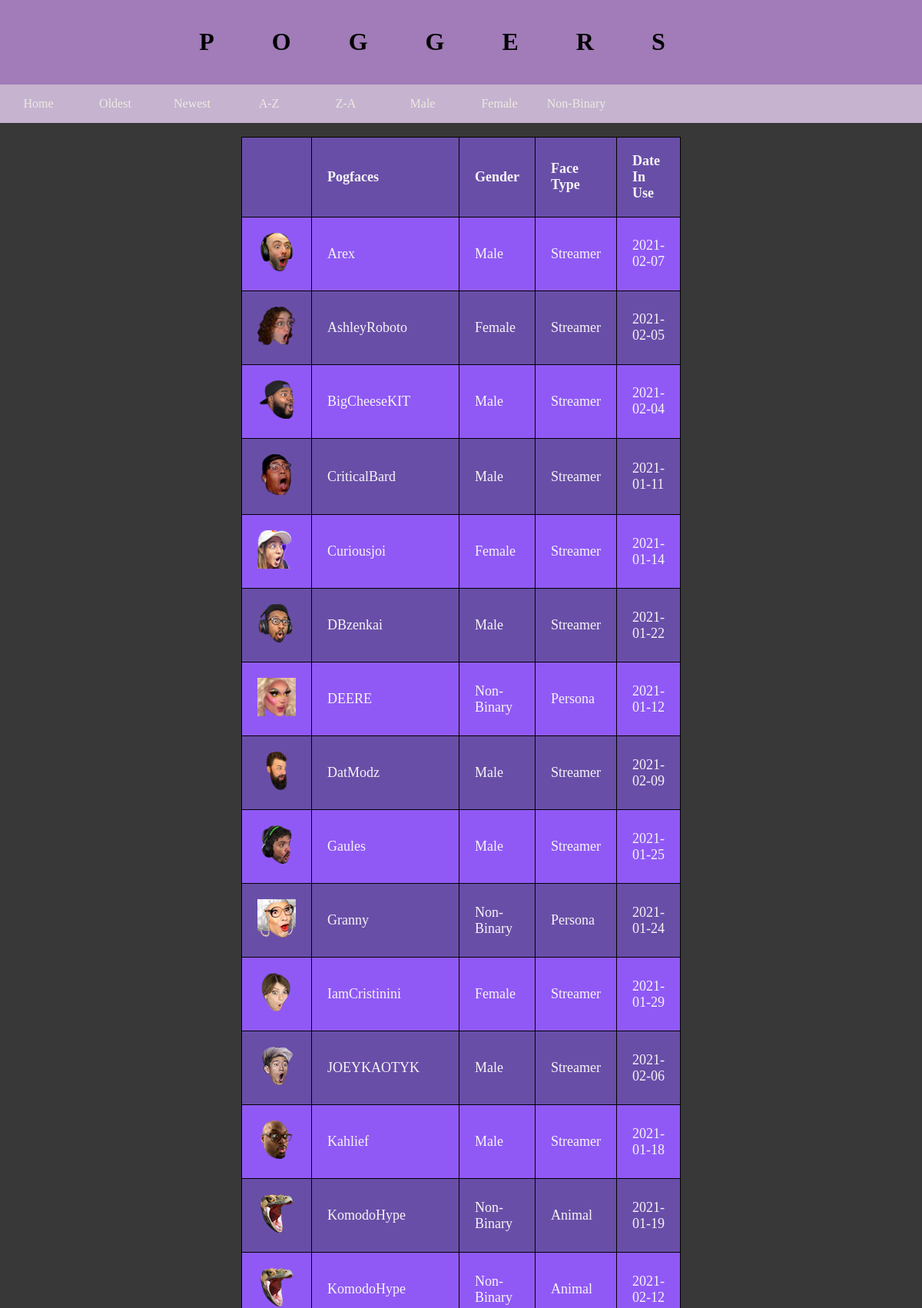
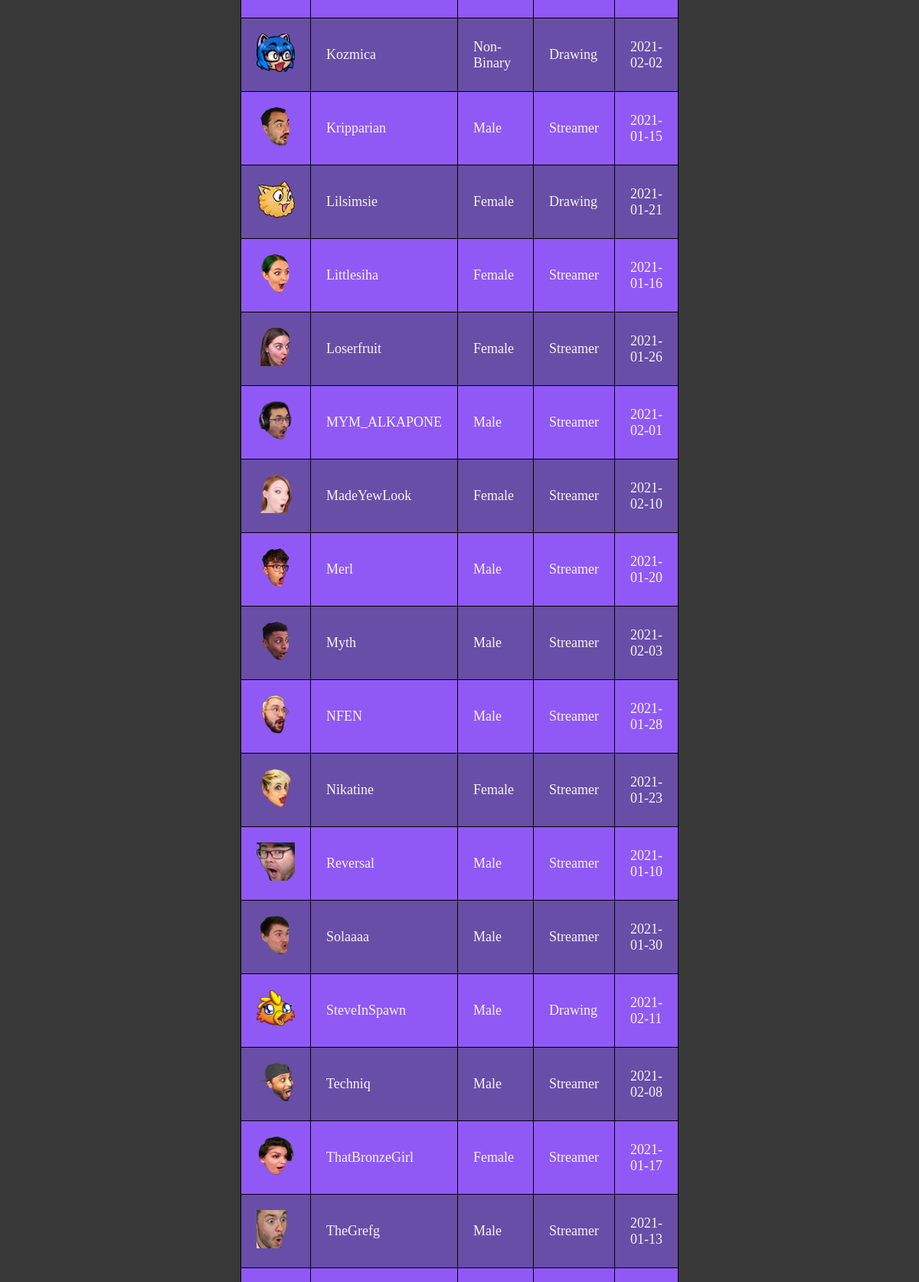
Page /pogfaces_namea (upper part) on the committed database (2 pictures, top to bottom).
### tables this page shows
CREATE TABLE pogchamps (id INTEGER PRIMARY KEY, pogfaces TEXT, gender_id INTEGER REFERENCES gender (id), facetype_id INTEGER REFERENCES type_of_face (id), date DATE, filename TEXT);

CREATE TABLE gender (id INTEGER PRIMARY KEY, classification TEXT);

CREATE TABLE type_of_face (id INTEGER PRIMARY KEY, type TEXT);

### pogchamp.py (the view)
@app.route("/pogfaces_namea")
def pogfaces_namea():
    cursor = get_db().cursor()
    sql = "SELECT pogfaces, classification, type, date, filename FROM pogchamps JOIN gender ON pogchamps.gender_id = gender.id JOIN type_of_face ON pogchamps.facetype_id = type_of_face.id ORDER BY pogfaces"
    cursor.execute(sql)
    results = cursor.fetchall()
    return render_template("contents.html", results=results)

### pogchamp.py (called while the page is built)
def get_db():
    db = getattr (g, "_database", None)
    if db is None:
        db = g._database = sqlite3.connect(DATABASE)
    return db

@app.teardown_appcontext
def close_connection(exception):
    db = getattr(g, "_database", None)
    if db is not None:
        db.close()

### templates/contents.html (shortened to what this page needs)
<!DOCTYPE html>
<html lang="en">
<head>
    <link rel="stylesheet" href="{{url_for('static',filename='styles.css')}}">
</head>
<body>
    <div id = "title">
        <h1>
             POGGERS
        </h1>
    </div>
    <div id = "nav_bar">
        <div>
            <a href = "{{ url_for('home')}}">
                <button id = "home_button" type = "button" href = "home"> Home </button>
            </a>
        </div>
        <div>
            <a href = "{{ url_for('contents')}}">
                <button id = "home_button" type = "button" href = "contents"> Oldest </button>
            </a>
        </div>
        <div>
            <a href = "{{ url_for('pogfaces_recent')}}">
                <button id = "home_button" type = "button" href = "contents"> Newest </button>
            </a>
        </div>
        <div>
            <a href = "{{ url_for('pogfaces_namea')}}">
                <button id = "home_button" type = "button" href = "contents"> A-Z </button>
            </a>
        </div>
        <div>
            <a href = "{{ url_for('pogfaces_namez')}}">
                <button id = "home_button" type = "button" href = "contents"> Z-A </button>
            </a>
        </div>
        <div>
            <a href = "{{ url_for('pogfaces_men')}}">
                <button id = "home_button" type = "button" href = "contents"> Male </button>
            </a>
        </div>
        <div>
            <a href = "{{ url_for('pogfaces_women')}}">
                <button id = "home_button" type = "button" href = "contents"> Female </button>
            </a>
        </div>
        <div>
            <a href = "{{ url_for('pogfaces_nonbinary')}}">
                <button id = "home_button" type = "button" href = "contents"> Non-Binary </button>
            </a>
        </div>
    </div>
    <br>
    <table>
        <tr>
            <th></th>
            <th>Pogfaces</th>
            <th>Gender</th>
            <th>Face Type</th>
            <th>Date In Use</th>
        </tr>
        {% for item in results %}
        <tr>
            <td><img src="/static/images/{{item[4]}}" alt="image"></td>
            <td>{{ item[0]}}</td>
            <td>{{ item[1]}}</td>
            <td>{{ item[2]}}</td>
            <td id = "date">{{ item[3]}}</td>
        </tr>
        {%endfor%}
    </table>
</body>
</html>

### static/styles.css (style rules this page uses)
body { background-color:#383838; margin: 0px; }
#title { font-family: 'Comic Sans', 'Comic Sans MS', cursive; background-color: #a17cb8; text-align: center; padding: 15px; letter-spacing: 75px; }
#home_button { font-family: 'Comic Sans', 'Comic Sans MS', cursive; width: 100px; height: 50px; border: none; color: #ecebe1; background-color: #c6b3d0; text-align: center; text-decoration: none; display: inline-block; font-size: 16px; float: left; }
table { font-family: 'Comic Sans', 'Comic Sans MS', cursive; color: whitesmoke; border-collapse: collapse; width: 1000px; margin-left: auto; margin-right: auto; font-size: large; }
table, img { width: 50px; padding: 0px; }
td, th { border: 1px solid black; text-align: left; padding: 20px; }
tr:nth-child(even) { background-color: #9059f6; }
tr:nth-child(odd) { background-color: #694ea8; }
#nav_bar { background-color: #c6b3d0; height: 50px; }

### rows in the picture
pogchamps: filename (picture), pogfaces "Arex", classification "Male", type "Streamer", date "2021-02-07"
pogchamps: filename (picture), pogfaces "AshleyRoboto", classification "Female", type "Streamer", date "2021-02-05"
pogchamps: filename (picture), pogfaces "BigCheeseKIT", classification "Male", type "Streamer", date "2021-02-04"
pogchamps: filename (picture), pogfaces "CriticalBard", classification "Male", type "Streamer", date "2021-01-11"
pogchamps: filename (picture), pogfaces "Curiousjoi", classification "Female", type "Streamer", date "2021-01-14"
pogchamps: filename (picture), pogfaces "DBzenkai", classification "Male", type "Streamer", date "2021-01-22"
pogchamps: filename (picture), pogfaces "DEERE", classification "Non-Binary", type "Persona", date "2021-01-12"
pogchamps: filename (picture), pogfaces "DatModz", classification "Male", type "Streamer", date "2021-02-09"
pogchamps: filename (picture), pogfaces "Gaules", classification "Male", type "Streamer", date "2021-01-25"
pogchamps: filename (picture), pogfaces "Granny", classification "Non-Binary", type "Persona", date "2021-01-24"
pogchamps: filename (picture), pogfaces "IamCristinini", classification "Female", type "Streamer", date "2021-01-29"
pogchamps: filename (picture), pogfaces "JOEYKAOTYK", classification "Male", type "Streamer", date "2021-02-06"
pogchamps: filename (picture), pogfaces "Kahlief", classification "Male", type "Streamer", date "2021-01-18"
pogchamps: filename (picture), pogfaces "KomodoHype", classification "Non-Binary", type "Animal", date "2021-01-19"
pogchamps: filename (picture), pogfaces "KomodoHype", classification "Non-Binary", type "Animal", date "2021-02-12"
pogchamps: filename (picture), pogfaces "Kozmica", classification "Non-Binary", type "Drawing", date "2021-02-02"
pogchamps: filename (picture), pogfaces "Kripparian", classification "Male", type "Streamer", date "2021-01-15"
pogchamps: filename (picture), pogfaces "Lilsimsie", classification "Female", type "Drawing", date "2021-01-21"
pogchamps: filename (picture), pogfaces "Littlesiha", classification "Female", type "Streamer", date "2021-01-16"
pogchamps: filename (picture), pogfaces "Loserfruit", classification "Female", type "Streamer", date "2021-01-26"
pogchamps: filename (picture), pogfaces "MYM_ALKAPONE", classification "Male", type "Streamer", date "2021-02-01"
pogchamps: filename (picture), pogfaces "MadeYewLook", classification "Female", type "Streamer", date "2021-02-10"
pogchamps: filename (picture), pogfaces "Merl", classification "Male", type "Streamer", date "2021-01-20"
pogchamps: filename (picture), pogfaces "Myth", classification "Male", type "Streamer", date "2021-02-03"
pogchamps: filename (picture), pogfaces "NFEN", classification "Male", type "Streamer", date "2021-01-28"
pogchamps: filename (picture), pogfaces "Nikatine", classification "Female", type "Streamer", date "2021-01-23"
pogchamps: filename (picture), pogfaces "Reversal", classification "Male", type "Streamer", date "2021-01-10"
pogchamps: filename (picture), pogfaces "Solaaaa", classification "Male", type "Streamer", date "2021-01-30"
pogchamps: filename (picture), pogfaces "SteveInSpawn", classification "Male", type "Drawing", date "2021-02-11"
pogchamps: filename (picture), pogfaces "Techniq", classification "Male", type "Streamer", date "2021-02-08"
pogchamps: filename (picture), pogfaces "ThatBronzeGirl", classification "Female", type "Streamer", date "2021-01-17"
pogchamps: filename (picture), pogfaces "TheGrefg", classification "Male", type "Streamer", date "2021-01-13"
